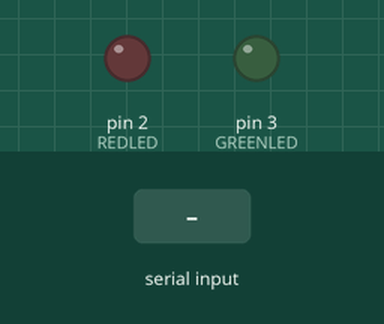
Bench run of a sketch on a simulated Arduino Uno, built with avr-gcc and run on an emulated ATmega328P. On the bench: output pins drawn as LEDs (lit = HIGH). The inputs (shaded band) are chosen by the test bench.

Above: at 1.2 s.
1.3 s: "1" received over the second serial link
At 2.0 s:
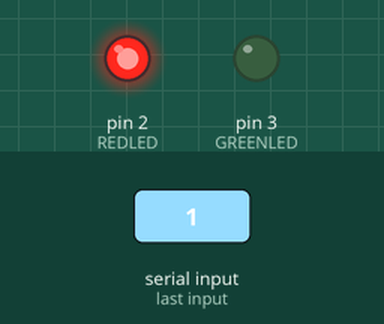
2.8 s: "2" received over the second serial link
At 3.2 s:
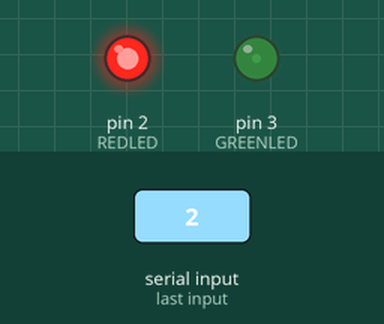
4.3 s: "1" received over the second serial link
At 5.5 s:
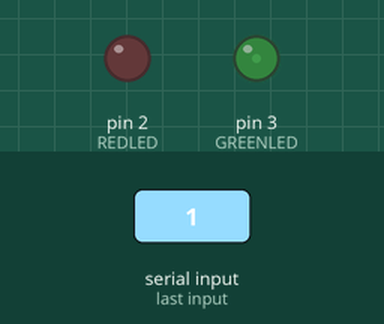
Timing chart, 0 to 7.3 s (numbered marks = the images above; inputs shaded):
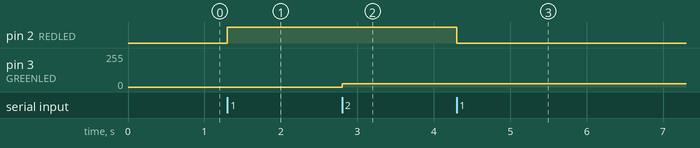

Measured:
- after the input at 1.3 s, pin 2 (REDLED): LOW → HIGH at once
- after the input at 2.8 s, pin 3 (GREENLED): 0/255 → 25/255 at once
- after the input at 4.3 s, pin 2 (REDLED): HIGH → LOW at once

The sketch:

exercise4.ino
```cpp
/*************************************************
 * Exercise 4: Remote Controlled LED Brightness  *
 *             Using HC05 Bluetooth, Arduino and *
 *             Mobile Phone App                  *
 * Authors: Sergio Hidalgo, Winter Morejon,      *
 *          Osiris Roman.                        *
 *************************************************/

#include<SoftwareSerial.h> // 'set digital pins for serial communication'
SoftwareSerial wirelessNetworkYT(10, 11); // 'pin 10 as RX, pin 11 as TX'
char DAT = 0;    // 'variable to store received character'
int REDLED = 2; // 'Red LED to digital pin number 2'
int GREENLED = 3; // 'Green LED with digital pin number 3'
bool stateR = false;
bool stateG = false;
int brigG=0;
int steps=25;
void setup(){
wirelessNetworkYT.begin(38400);// ' Serial communication between Arduino and the module at 38400 bps'
pinMode(REDLED,OUTPUT); // 'pin 2 as output'
pinMode(GREENLED,OUTPUT); // 'pin 3 as output'
}
void loop(){
  analogWrite(GREENLED,brigG);
  if (wirelessNetworkYT.available()){ // ' if there is information available from module'
    DAT = wirelessNetworkYT.read(); // 'stores in DATO the character received from module'
    if( DAT == '1' ){// ' if the character received is number 1'
      if (!stateR){
        stateR=true;
        digitalWrite(REDLED, HIGH); // turn on red LED
      }else{
        stateR=false;
        digitalWrite(REDLED, LOW); // turn off red LED
      }
    }
    if ( DAT == '2' ){ // ' if the character received is number 2'
      if (brigG<=255 && brigG>=0){
        brigG=brigG+steps;
      }
      if (brigG>255){
        brigG=255;
      }
    }
    if ( DAT == '3' ){ // ' if the character received is number 2'
      if (brigG<=255 && brigG>=0){
        brigG=brigG-steps;
      }
      if (brigG<0){
        brigG=0;
      }
    }
  }
}
```
